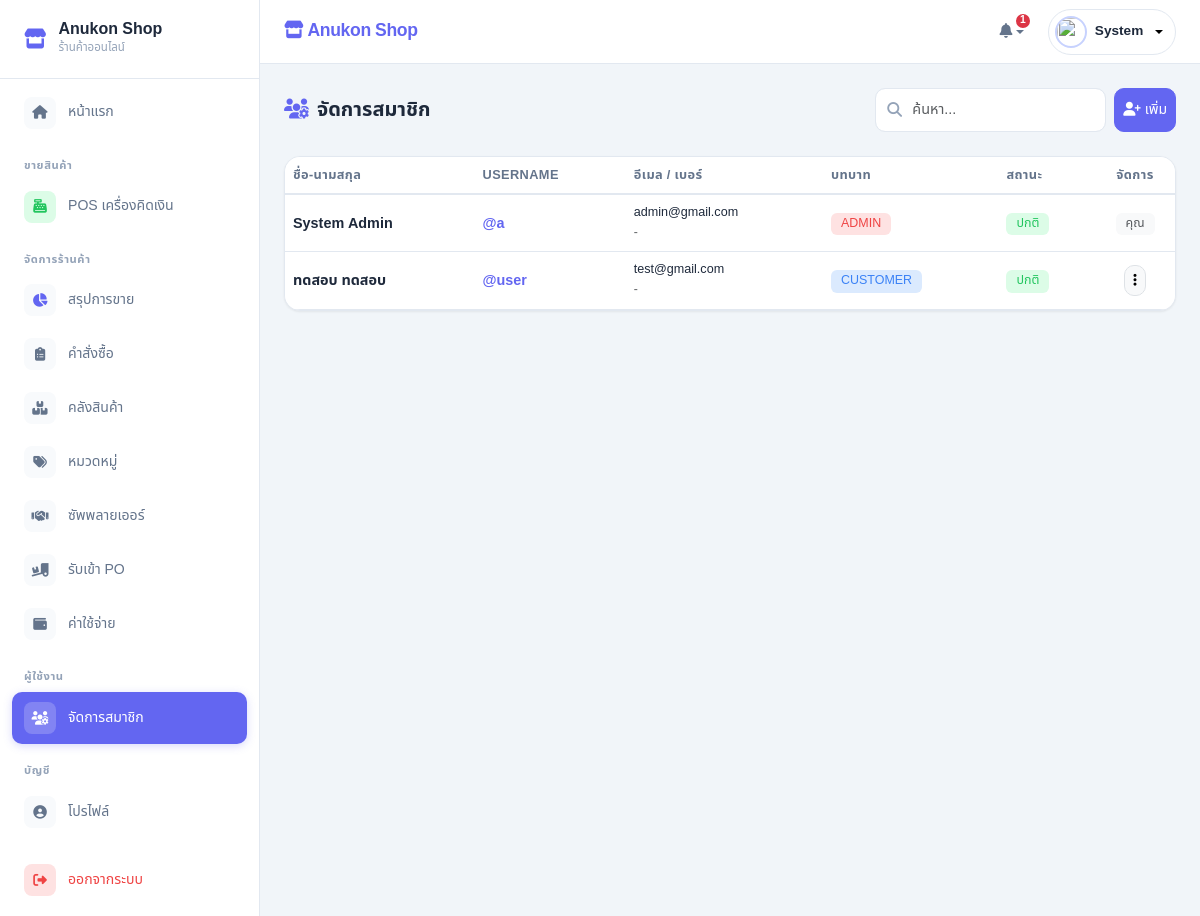
/views/users_manage.php (signed in), run on the app's committed database.
### tables this page shows
CREATE TABLE `users` (
  `user_id` int(11) NOT NULL,
  `username` varchar(50) NOT NULL,
  `password` varchar(255) NOT NULL,
  `first_name` varchar(100) DEFAULT NULL,
  `last_name` varchar(100) DEFAULT NULL,
  `nick_name` varchar(50) DEFAULT NULL,
  `phone_no` varchar(20) DEFAULT NULL,
  `email` varchar(100) DEFAULT NULL,
  `address_id` int(11) DEFAULT NULL,
  `user_status` tinyint(4) DEFAULT 1 COMMENT '1=Active, 0=Inactive',
  `role` enum('admin','staff','customer') DEFAULT 'customer',
  `profile` varchar(255) DEFAULT NULL,
  `created_at` timestamp NOT NULL DEFAULT current_timestamp(),
  `updated_at` timestamp NOT NULL DEFAULT current_timestamp() ON UPDATE current_timestamp()
);

### views/users_manage.php (the view, shortened to what this page needs)
<?php
include_once '../includes/header.php';
$limit = 10;
$page = isset($_GET['page']) && is_numeric($_GET['page']) ? intval($_GET['page']) : 1;
$offset = ($page - 1) * $limit;
$current_user = $_SESSION['user_id'];
$sql = "SELECT u.user_id, u.username, u.first_name, u.last_name, u.nick_name,
               u.phone_no, u.email, u.user_status, u.role, u.created_at
        FROM users u ORDER BY u.created_at DESC LIMIT $limit OFFSET $offset";
$result = $conn->query($sql);
?>
<main class="page-content fade-up">
    <div class="d-flex flex-wrap justify-content-between align-items-center gap-3 mb-4">
        <h5 class="fw-bold mb-0"><i class="fa-solid fa-users-gear text-primary me-2"></i>จัดการสมาชิก</h5>
        <div class="d-flex gap-2">
            <div class="position-relative">
                <input type="text" id="searchUser" class="form-control form-control-sm" placeholder="ค้นหา..." style="padding-left: 36px; min-width: 200px;">
                <i class="fa-solid fa-magnifying-glass position-absolute" style="left: 12px; top: 50%; transform: translateY(-50%); color: var(--text-muted);"></i>
            </div>
            <button class="btn btn-primary btn-sm" data-bs-toggle="modal" data-bs-target="#addUserModal">
                <i class="fa-solid fa-user-plus me-1"></i>เพิ่ม
            </button>
        </div>
    </div>
    <div class="card p-0 overflow-hidden">
        <div class="table-responsive">
            <table class="table table-hover mb-0" id="usersTable">
                <thead>
                    <tr>
                        <th>ชื่อ-นามสกุล</th>
                        <th>Username</th>
                        <th>อีเมล / เบอร์</th>
                        <th>บทบาท</th>
                        <th>สถานะ</th>
                        <th class="text-center" width="80">จัดการ</th>
                    </tr>
                </thead>
                <tbody>
                    <?php if ($result->num_rows > 0): ?>
                        <?php while($row = $result->fetch_assoc()):
                            $role_styles = ['admin' => ['bg' => 'var(--danger-soft)', 'color' => 'var(--danger)'], 'staff' => ['bg' => 'var(--warning-soft)', 'color' => '#b45309'], 'customer' => ['bg' => 'var(--info-soft)', 'color' => 'var(--info)']];
                            $rs = $role_styles[$row['role']] ?? $role_styles['customer'];
                        ?>
                        <tr class="user-row" data-search="<?php echo strtolower($row['first_name'] . ' ' . $row['last_name'] . ' ' . $row['username'] . ' ' . $row['email']); ?>">
                            <td>
                                <div class="fw-bold"><?php echo htmlspecialchars($row['first_name'] . ' ' . $row['last_name']); ?></div>
                            </td>
                            <td class="text-primary fw-bold">@<?php echo htmlspecialchars($row['username']); ?></td>
                            <td>
                                <div class="small"><?php echo htmlspecialchars($row['email'] ?: '-'); ?></div>
                                <div class="small text-muted"><?php echo $row['phone_no'] ?: '-'; ?></div>
                            </td>
                            <td><span class="badge" style="background: <?php echo $rs['bg']; ?>; color: <?php echo $rs['color']; ?>;"><?php echo strtoupper($row['role']); ?></span></td>
                            <td>
                                <?php if($row['user_status'] == 1): ?>
                                    <span class="badge" style="background: var(--success-soft); color: var(--success);">ปกติ</span>
                                <?php else: ?>
                                    <span class="badge" style="background: var(--danger-soft); color: var(--danger);">ระงับ</span>
                                <?php endif; ?>
                            </td>
                            <td class="text-center">
                                <?php if($row['user_id'] != $current_user): ?>
                                <div class="dropdown">
                                    <button class="btn btn-sm btn-light border" type="button" data-bs-toggle="dropdown">
                                        <i class="fa-solid fa-ellipsis-vertical"></i>
                                    </button>
                                </div>
                                <?php else: ?>
                                    <span class="badge bg-light text-muted">คุณ</span>
                                <?php endif; ?>
                            </td>
                        </tr>
                        <?php endwhile; ?>
                    <?php else: ?>
                        <tr><td colspan="6" class="text-center py-5 text-muted"><i class="fa-solid fa-users fa-2x mb-2 opacity-25 d-block"></i>ไม่มีสมาชิก</td></tr>
                    <?php endif; ?>
                </tbody>
            </table>
        </div>
    </div>
</main>
<?php include_once '../includes/footer.php'; ?>

### includes/header.php (style rules this page uses)
:root { --primary: #6366f1; --primary-hover: #4f46e5; --primary-light: #eef2ff; --primary-soft: #c7d2fe; --surface: #ffffff; --surface-alt: #f8fafc; --bg: #f1f5f9; --text: #1e293b; --text-muted: #94a3b8; --text-secondary: #64748b; --border: #e2e8f0; --success: #22c55e; --success-soft: #dcfce7; --danger: #ef4444; --danger-soft: #fee2e2; --warning: #f59e0b; --warning-soft: #fef3c7; --info: #3b82f6; --info-soft: #dbeafe; --radius: 16px; --radius-sm: 10px; --radius-xs: 6px; --shadow: 0 1px 3px rgba(0, 0, 0, 0.04), 0 1px 2px rgba(0, 0, 0, 0.03); --shadow-md: 0 4px 6px -1px rgba(0, 0, 0, 0.05), 0 2px 4px -2px rgba(0, 0, 0, 0.03); --shadow-lg: 0 10px 15px -3px rgba(0, 0, 0, 0.05), 0 4px 6px -4px rgba(0, 0, 0, 0.03); --transition: all 0.2s ease; }
* { box-sizing: border-box; }
body { font-family: 'Noto Sans Thai', sans-serif; background-color: var(--bg); margin: 0; padding: 0; overflow-x: hidden; color: var(--text); font-size: 0.925rem; line-height: 1.6; }
.text-primary { color: var(--primary) !important; }
.btn-primary { background-color: var(--primary) !important; border-color: var(--primary) !important; border-radius: var(--radius-sm) !important; font-weight: 500; transition: var(--transition); }
.btn { border-radius: var(--radius-sm) !important; font-weight: 500; transition: var(--transition); }
.card { border: 1px solid var(--border); border-radius: var(--radius) !important; box-shadow: var(--shadow); background: var(--surface); transition: var(--transition); }
.form-control, .form-select { border-radius: var(--radius-sm) !important; border: 1px solid var(--border); padding: 10px 14px; font-size: 0.9rem; transition: var(--transition); }
.badge { font-weight: 500; padding: 5px 10px; border-radius: var(--radius-xs); font-size: 0.78rem; }
.table { font-size: 0.9rem; }
.table th { font-weight: 600; font-size: 0.8rem; text-transform: uppercase; letter-spacing: 0.03em; color: var(--text-secondary); border-bottom: 2px solid var(--border); }
.table td { vertical-align: middle; color: var(--text); border-color: var(--border); }
.page-content { flex: 1; padding: 24px; }
.fade-up { animation: fadeUp 0.35s ease-out; }

### data on the page
users: first_name+last_name "System Admin", username "a", email "admin@gmail.com", phone_no "-", role "ADMIN", user_status "ปกติ", shows "คุณ"
users: first_name+last_name "ทดสอบ ทดสอบ", username "user", email "test@gmail.com", phone_no "-", role "CUSTOMER", user_status "ปกติ"

### other printed values
$noti_count "1"
$_SESSION['full_name'] "System"
